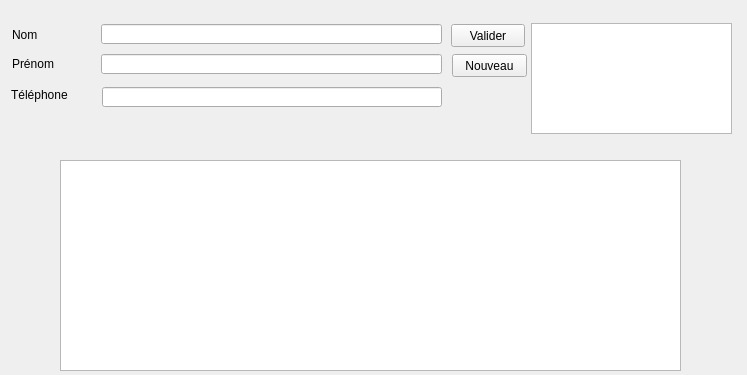
<?xml version="1.0" encoding="UTF-8"?>
<ui version="4.0">
 <class>enregistreclients</class>
 <widget class="QWidget" name="enregistreclients">
  <property name="geometry">
   <rect>
    <x>0</x>
    <y>0</y>
    <width>747</width>
    <height>375</height>
   </rect>
  </property>
  <property name="windowTitle">
   <string>enregistreclient</string>
  </property>
  <widget class="QTextBrowser" name="infoclient">
   <property name="geometry">
    <rect>
     <x>531</x>
     <y>23</y>
     <width>201</width>
     <height>111</height>
    </rect>
   </property>
  </widget>
  <widget class="QLabel" name="labelnomclient">
   <property name="geometry">
    <rect>
     <x>12</x>
     <y>24</y>
     <width>91</width>
     <height>21</height>
    </rect>
   </property>
   <property name="text">
    <string>Nom</string>
   </property>
  </widget>
  <widget class="QLineEdit" name="SAIPrenomduClient">
   <property name="geometry">
    <rect>
     <x>101</x>
     <y>54</y>
     <width>341</width>
     <height>20</height>
    </rect>
   </property>
   <property name="focusPolicy">
    <enum>Qt::ClickFocus</enum>
   </property>
  </widget>
  <widget class="QLabel" name="labeltel">
   <property name="geometry">
    <rect>
     <x>11</x>
     <y>87</y>
     <width>71</width>
     <height>16</height>
    </rect>
   </property>
   <property name="text">
    <string>Téléphone</string>
   </property>
  </widget>
  <widget class="QLabel" name="labelprenomclient">
   <property name="geometry">
    <rect>
     <x>12</x>
     <y>53</y>
     <width>70</width>
     <height>21</height>
    </rect>
   </property>
   <property name="text">
    <string>Prénom</string>
   </property>
  </widget>
  <widget class="QLineEdit" name="SAINomduClient">
   <property name="geometry">
    <rect>
     <x>101</x>
     <y>24</y>
     <width>341</width>
     <height>20</height>
    </rect>
   </property>
   <property name="focusPolicy">
    <enum>Qt::ClickFocus</enum>
   </property>
  </widget>
  <widget class="QPushButton" name="BTNValider">
   <property name="geometry">
    <rect>
     <x>451</x>
     <y>24</y>
     <width>74</width>
     <height>23</height>
    </rect>
   </property>
   <property name="text">
    <string>Valider</string>
   </property>
  </widget>
  <widget class="QPushButton" name="BTNNouveau">
   <property name="geometry">
    <rect>
     <x>452</x>
     <y>54</y>
     <width>75</width>
     <height>23</height>
    </rect>
   </property>
   <property name="text">
    <string>Nouveau</string>
   </property>
  </widget>
  <widget class="QLineEdit" name="SAITelephone">
   <property name="geometry">
    <rect>
     <x>102</x>
     <y>87</y>
     <width>340</width>
     <height>20</height>
    </rect>
   </property>
   <property name="focusPolicy">
    <enum>Qt::ClickFocus</enum>
   </property>
  </widget>
  <widget class="QTableView" name="tableViewClient">
   <property name="geometry">
    <rect>
     <x>60</x>
     <y>160</y>
     <width>621</width>
     <height>211</height>
    </rect>
   </property>
   <property name="autoFillBackground">
    <bool>true</bool>
   </property>
  </widget>
 </widget>
 <resources/>
 <connections/>
</ui>
